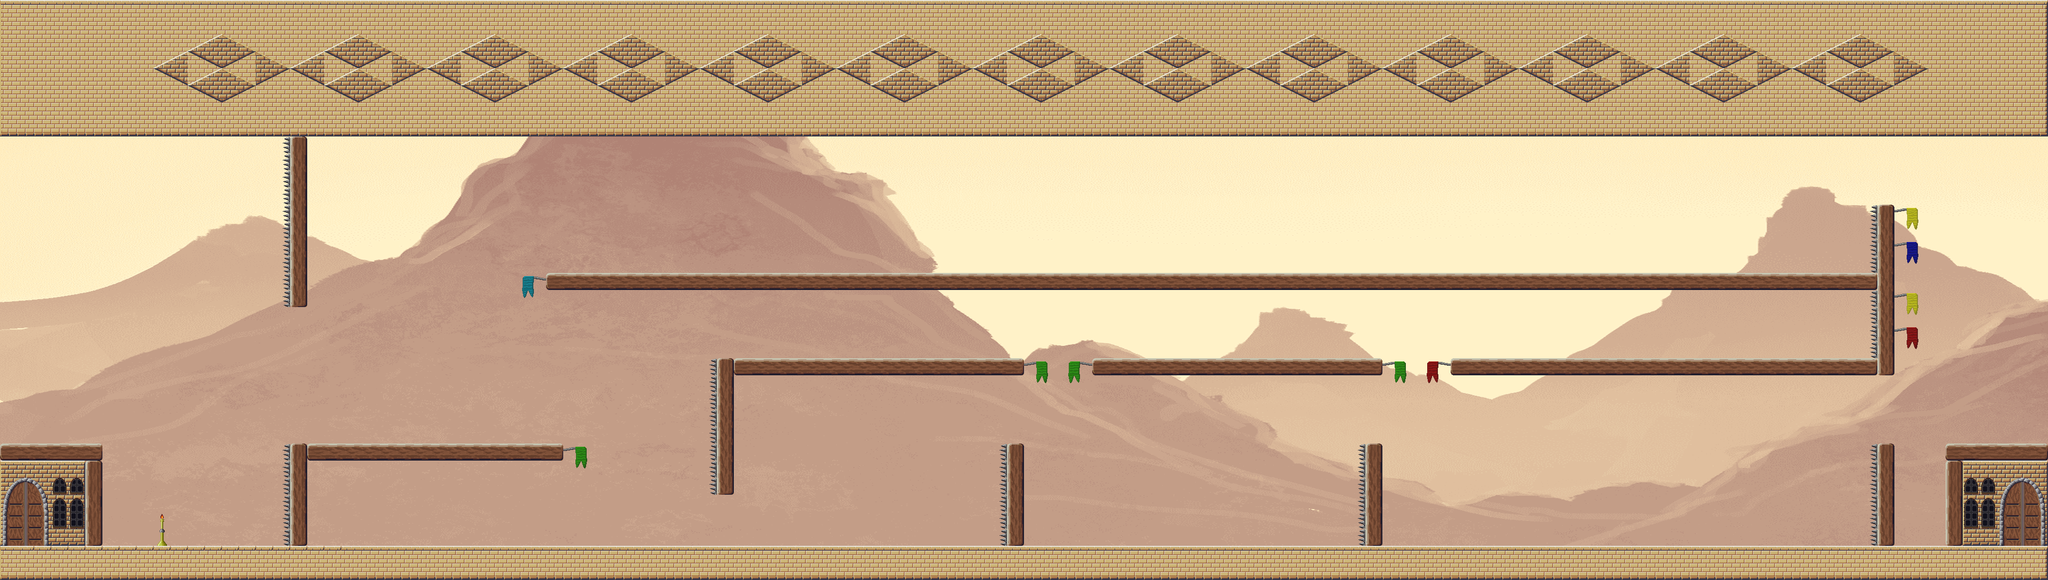

A level layout from a 2D game, rendered from its tile map. Below: a short description, then the map file with tile-grid data replaced by summaries:
An orthogonal 120x34 tile map with 32x32 px tiles, 3 tile layers (Wall, Foreground, Objekte), 3 tilesets, 1 image layer and 158 objects (127x CoinEntity, 14x Ground, 8x SpikeEntity, 6x EnemyEntity, mainPlayer, ...).

<map version="1.0" orientation="orthogonal" renderorder="left-up" width="120" height="34" tilewidth="32" tileheight="32" nextobjectid="464">
 <tileset firstgid="1" name="castle1" tilewidth="32" tileheight="32">
  <image source="../img/map/castle1.png" width="512" height="1344" />
 </tileset>
 <tileset firstgid="673" name="castle2" tilewidth="32" tileheight="32">
  <image source="../img/map/castle2.png" width="512" height="672" />
 </tileset>
 <tileset firstgid="1009" name="castle3" tilewidth="32" tileheight="32">
  <image source="../img/map/castle3.png" width="512" height="384" />
 </tileset>
 <imagelayer name="Parallax_layer1">
  <image source="../img/background/rock.png" />
 </imagelayer>
 <layer name="Wall" width="120" height="34">
  <data>[4080 cells, 1250 non-empty, 2 distinct tile ids]</data>
 </layer>
 <layer name="Foreground" width="120" height="34">
  <data>[4080 cells, 1064 non-empty, 29 distinct tile ids]</data>
 </layer>
 <layer name="Objekte" width="120" height="34">
  <data>[4080 cells, 128 non-empty, 46 distinct tile ids]</data>
 </layer>
 <objectgroup name="Object">
  <properties>
   <property name="duration" value="300" />
   <property name="fade" value="#300000" />
  </properties>
  <object id="3" name="mainPlayer" x="1" y="959" width="32" height="64">
   <properties>
    <property name="image" value="gripe_run_right" />
    <property name="spritewidth" value="64" />
   </properties>
  </object>
  <object id="5" name="game.LevelEntity" x="3802" y="256" width="42" height="768">
   <properties>
    <property name="duration" value="300" />
    <property name="fade" value="#009900" />
    <property name="to" value="8" />
   </properties>
  </object>
  <object id="142" name="CoinEntity" x="3005" y="1156" width="32" height="32">
   <properties>
    <property name="image" value="spinning_coin_gold" />
    <property name="spritewidth" value="32" />
   </properties>
  </object>
  <object id="228" name="SpikeEntity" x="547" y="834.5" width="191" height="13" rotation="90" />
  <object id="240" name="CoinEntity" x="1181" y="881" width="32" height="32">
   <properties>
    <property name="image" value="spinning_coin_gold" />
    <property name="spritewidth" value="32" />
   </properties>
  </object>
  <object id="241" name="CoinEntity" x="1876" y="749" width="32" height="32">
   <properties>
    <property name="image" value="spinning_coin_gold" />
    <property name="spritewidth" value="32" />
   </properties>
  </object>
  <object id="243" name="CoinEntity" x="1973" y="577" width="32" height="32">
   <properties>
    <property name="image" value="spinning_coin_gold" />
    <property name="spritewidth" value="32" />
   </properties>
  </object>
  <object id="258" name="CoinEntity" x="1346" y="582" width="32" height="32">
   <properties>
    <property name="image" value="spinning_coin_gold" />
    <property name="spritewidth" value="32" />
   </properties>
  </object>
  <object id="261" name="CoinEntity" x="2552" y="752" width="32" height="32">
   <properties>
    <property name="image" value="spinning_coin_gold" />
    <property name="spritewidth" value="32" />
   </properties>
  </object>
  <object id="262" name="CoinEntity" x="3514" y="748" width="32" height="32">
   <properties>
    <property name="image" value="spinning_coin_gold" />
    <property name="spritewidth" value="32" />
   </properties>
  </object>
  <object id="328" name="SpikeEntity" x="544.5" y="258.5" width="315" height="11" rotation="90" />
  <object id="329" name="SpikeEntity" x="1348.5" y="674.5" width="253" height="15" rotation="90" />
  <object id="330" name="SpikeEntity" x="1890.5" y="833.5" width="191" height="13" rotation="90" />
  <object id="331" name="SpikeEntity" x="2563.5" y="832.5" width="191" height="13" rotation="90" />
  <object id="332" name="SpikeEntity" x="3522.5" y="831.5" width="191" height="13" rotation="90" />
  <object id="334" name="SpikeEntity" x="3521.5" y="385.5" width="126" height="12" rotation="90" />
  <object id="335" name="SpikeEntity" x="3520.5" y="546.5" width="122" height="11" rotation="90" />
  <object id="336" name="ScrollEntity" x="2241" y="605" width="32" height="32">
   <properties>
    <property name="image" value="spinning_scrolls_red" />
    <property name="scrollIndex" value="4" />
    <property name="spritewidth" value="32" />
    <property name="type" value="potion" />
   </properties>
  </object>
  <object id="344" name="CoinEntity" x="1057" y="476" width="32" height="32">
   <properties>
    <property name="image" value="spinning_coin_gold" />
    <property name="spritewidth" value="32" />
   </properties>
  </object>
  <object id="345" name="CoinEntity" x="1058" y="426" width="32" height="32">
   <properties>
    <property name="image" value="spinning_coin_gold" />
    <property name="spritewidth" value="32" />
   </properties>
  </object>
  <object id="346" name="CoinEntity" x="1059" y="377" width="32" height="32">
   <properties>
    <property name="image" value="spinning_coin_gold" />
    <property name="spritewidth" value="32" />
   </properties>
  </object>
  <object id="347" name="CoinEntity" x="1058" y="329" width="32" height="32">
   <properties>
    <property name="image" value="spinning_coin_gold" />
    <property name="spritewidth" value="32" />
   </properties>
  </object>
  <object id="348" name="CoinEntity" x="1058" y="280" width="32" height="32">
   <properties>
    <property name="image" value="spinning_coin_gold" />
    <property name="spritewidth" value="32" />
   </properties>
  </object>
  <object id="349" name="CoinEntity" x="1108" y="379" width="32" height="32">
   <properties>
    <property name="image" value="spinning_coin_gold" />
    <property name="spritewidth" value="32" />
   </properties>
  </object>
  <object id="350" name="CoinEntity" x="1107" y="428" width="32" height="32">
   <properties>
    <property name="image" value="spinning_coin_gold" />
    <property name="spritewidth" value="32" />
   </properties>
  </object>
  <object id="351" name="CoinEntity" x="1107" y="331" width="32" height="32">
   <properties>
    <property name="image" value="spinning_coin_gold" />
    <property name="spritewidth" value="32" />
   </properties>
  </object>
  <object id="352" name="CoinEntity" x="1107" y="282" width="32" height="32">
   <properties>
    <property name="image" value="spinning_coin_gold" />
    <property name="spritewidth" value="32" />
   </properties>
  </object>
  <object id="353" name="CoinEntity" x="1106" y="478" width="32" height="32">
   <properties>
    <property name="image" value="spinning_coin_gold" />
    <property name="spritewidth" value="32" />
   </properties>
  </object>
  <object id="354" name="CoinEntity" x="1156" y="379" width="32" height="32">
   <properties>
    <property name="image" value="spinning_coin_gold" />
    <property name="spritewidth" value="32" />
   </properties>
  </object>
  <object id="355" name="CoinEntity" x="1155" y="428" width="32" height="32">
   <properties>
    <property name="image" value="spinning_coin_gold" />
    <property name="spritewidth" value="32" />
   </properties>
  </object>
  <object id="356" name="CoinEntity" x="1155" y="331" width="32" height="32">
   <properties>
    <property name="image" value="spinning_coin_gold" />
    <property name="spritewidth" value="32" />
   </properties>
  </object>
  <object id="357" name="CoinEntity" x="1155" y="282" width="32" height="32">
   <properties>
    <property name="image" value="spinning_coin_gold" />
    <property name="spritewidth" value="32" />
   </properties>
  </object>
  </objectgroup>
 <objectgroup name="EnemyEntities">
  <!-- 6 objects omitted --></objectgroup>
 <objectgroup name="collision">
  <!-- 14 objects omitted --></objectgroup>
</map>
<!-- 126 of 158 objects omitted -->
